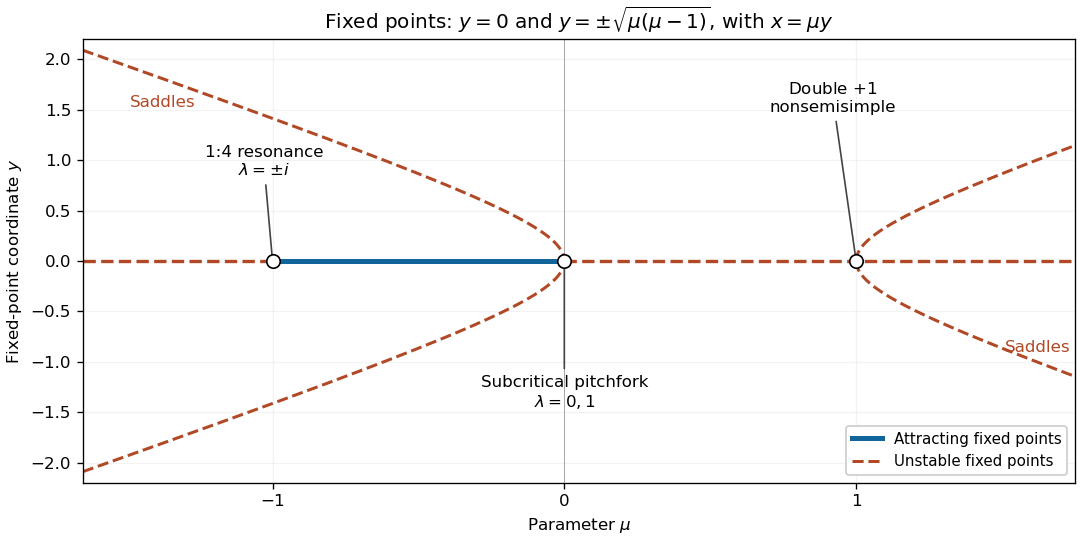

Here is the Python script that generated this plot:
"""Original fixed-point diagram; Python 3.14, NumPy 2.3.5, Matplotlib 3.10.7.
Run in the desired output directory; writes 2023-bifurcation.png there.
Dependencies are already listed in the wiki's root pyproject.toml.
"""
from pathlib import Path
import matplotlib
matplotlib.use('Agg')
import matplotlib.pyplot as plt
import numpy as np

fig, ax = plt.subplots(figsize=(9, 4.5), layout='constrained', facecolor='white')
for left, right in [(-1.65, -1), (0, 1.75)]:
    ax.plot([left, right], [0, 0], color='#b14826', ls='--', lw=2)
ax.plot([-1, 0], [0, 0], color='#12659b', lw=3, label='Attracting fixed points')
for left, right in [(-1.65, 0), (1, 1.75)]:
    mu = np.linspace(left, right, 650)
    y = np.sqrt(mu * (mu - 1))
    for sign in [-1, 1]:
        ax.plot(mu, sign * y, color='#b14826', ls='--', lw=1.8)
ax.plot([], [], color='#b14826', ls='--', lw=1.8, label='Unstable fixed points')
ax.scatter([-1, 0, 1], [0, 0, 0], s=65, facecolor='white', edgecolor='black', zorder=6)
for x, text, xytext in [(-1, '1:4 resonance\n$\\lambda=\\pm i$', (-1.03, .85)),
                         (0, 'Subcritical pitchfork\n$\\lambda=0,1$', (0, -1.45)),
                         (1, 'Double $+1$\nnonsemisimple', (.92, 1.48))]:
    ax.annotate(text, (x, 0), xytext=xytext, ha='center', fontsize=10,
                arrowprops={'arrowstyle': '-', 'color': '#444444'})
ax.text(-1.49, 1.53, 'Saddles', fontsize=10, color='#b14826')
ax.text(1.51, -.90, 'Saddles', fontsize=10, color='#b14826')
ax.axvline(0, color='#aaaaaa', lw=.6, zorder=0)
ax.set(xlim=(-1.65, 1.75), ylim=(-2.2, 2.2), xlabel=r'Parameter $\mu$', ylabel=r'Fixed-point coordinate $y$',
       title=r'Fixed points: $y=0$ and $y=\pm\sqrt{\mu(\mu-1)}$, with $x=\mu y$')
ax.set_xticks([-1, 0, 1])
ax.grid(alpha=.14)
ax.legend(loc='lower right', fontsize=9, framealpha=1)
fig.savefig(Path.cwd() / '2023-bifurcation.png', dpi=120, facecolor='white')
plt.close(fig)
